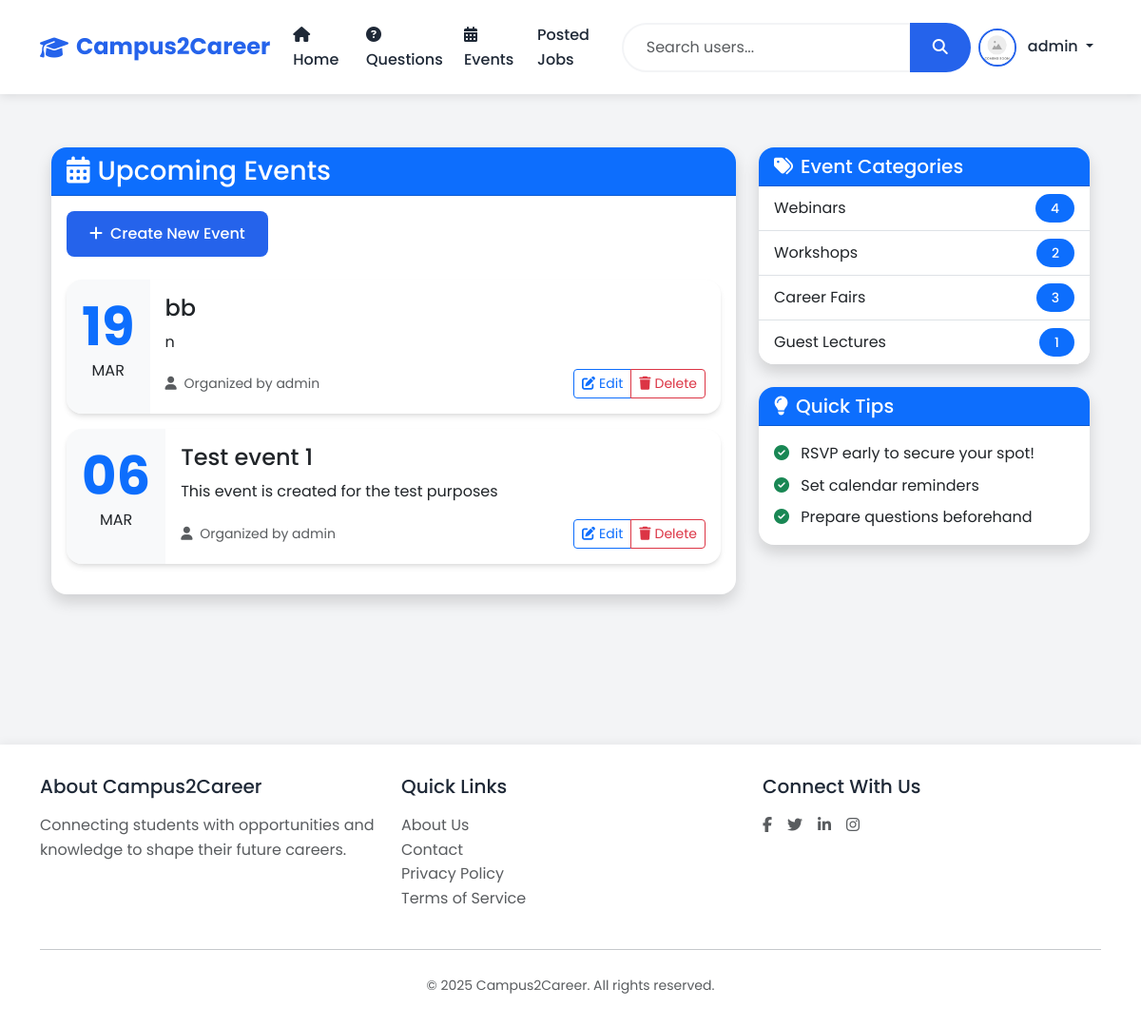
The app's page /events (signed in), older data.
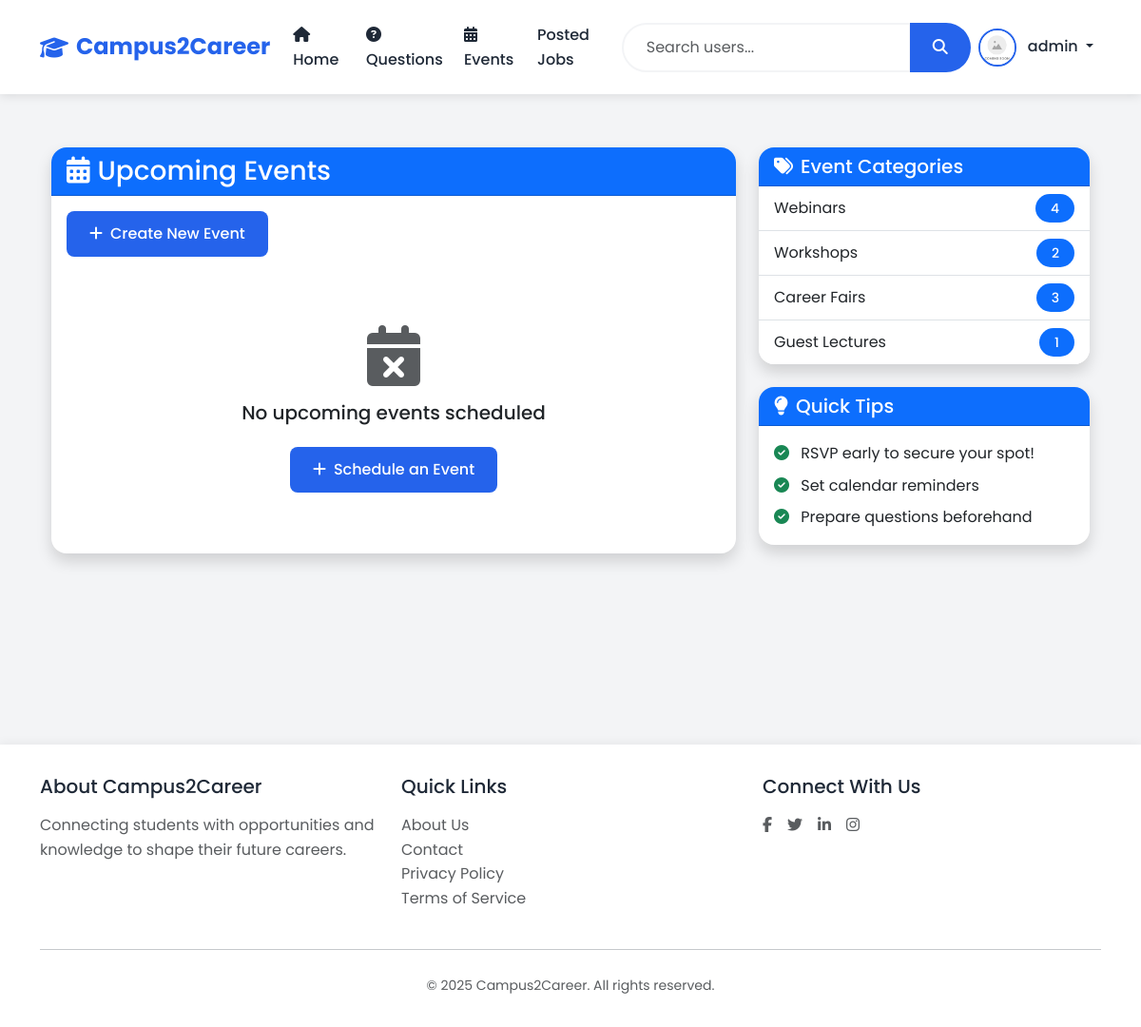
The same page, newer data.
### models.py (models this page shows, shortened)
class User(UserMixin, db.Model):
    id = db.Column(db.Integer, primary_key=True)
    username = db.Column(db.String(80), unique=True, nullable=False)
    email = db.Column(db.String(120), unique=True, nullable=False)
    password_hash = db.Column(db.String(128))
    role = db.Column(db.String(20), nullable=False)  # student, alumni, teacher, admin
    contact = db.Column(db.String(15))
    dob = db.Column(db.Date)
    course = db.Column(db.String(50))  # For students
    profile_image = db.Column(db.String(120), default='noimg.jpg')
    created_at = db.Column(db.DateTime, default=datetime.utcnow)
    questions = db.relationship('Question', backref='author', lazy=True)
    answers = db.relationship('Answer', backref='author', lazy=True)
    events = db.relationship('Event', backref='creator', lazy=True)
    jobs = db.relationship('Job', backref='poster', lazy=True)

class Event(db.Model):
    id = db.Column(db.Integer, primary_key=True)
    title = db.Column(db.String(200), nullable=False)
    description = db.Column(db.Text, nullable=False)
    date = db.Column(db.DateTime, nullable=False)
    created_at = db.Column(db.DateTime, default=datetime.utcnow)
    created_by = db.Column(db.Integer, db.ForeignKey('user.id'), nullable=False)

### app.py (the view)
@app.route('/events')
def events():
    events = Event.query.order_by(Event.date.desc()).all()
    return render_template('events/list.html', events=events)

### app.py (called while the page is built)
@login_manager.user_loader
def load_user(user_id):
    return User.query.get(int(user_id))

### templates/Events/list.html (shortened to what this page needs)
{% extends "base.html" %}
{% block content %}
<div class="container py-4">
    <div class="row">
        <div class="col-lg-8 mb-4">
            <div class="card shadow">
                <div class="card-header bg-primary text-white">
                    <h3 class="card-title mb-0">
                        <i class="fas fa-calendar-alt me-2"></i>Upcoming Events
                    </h3>
                </div>
                <div class="card-body">
                    {% if current_user.is_authenticated and (current_user.role == 'teacher' or current_user.role == 'admin') %}
                        <button class="btn btn-primary mb-4" data-bs-toggle="modal" data-bs-target="#createEventModal">
                            <i class="fas fa-plus me-2"></i>Create New Event
                        </button>
                    {% endif %}
                    {% if events %}
                        {% for event in events %}
                            <div class="card mb-3 event-card">
                                <div class="row g-0">
                                    <div class="col-auto p-3 text-center bg-light">
                                        <div class="display-4 fw-bold text-primary">{{ event.date.strftime('%d') }}</div>
                                        <div class="text-uppercase">{{ event.date.strftime('%b') }}</div>
                                    </div>
                                    <div class="col">
                                        <div class="card-body">
                                            <h4 class="card-title">{{ event.title }}</h4>
                                            <p class="card-text">{{ event.description }}</p>
                                            <div class="d-flex justify-content-between align-items-center">
                                                <small class="text-muted">
                                                    <i class="fas fa-user me-1"></i>
                                                    Organized by {{ event.creator.username }}
                                                </small>
                                                {% if current_user.is_authenticated and (current_user.id == event.created_by or current_user.role == 'admin') %}
                                                    <div class="btn-group">
                                                        <button class="btn btn-sm btn-outline-primary" onclick="editEvent('{{ event.id }}')">
                                                            <i class="fas fa-edit me-1"></i>Edit
                                                        </button>
                                                        <button class="btn btn-sm btn-outline-danger" onclick="deleteEvent('{{ event.id }}')">
                                                            <i class="fas fa-trash me-1"></i>Delete
                                                        </button>
                                                    </div>
                                                {% endif %}
                                            </div>
                                        </div>
                                    </div>
                                </div>
                            </div>
                        {% endfor %}
                    {% else %}
                        <div class="text-center py-5">
                            <i class="fas fa-calendar-times fa-4x text-muted mb-3"></i>
                            <h5>No upcoming events scheduled</h5>
                            {% if current_user.is_authenticated and (current_user.role == 'teacher' or current_user.role == 'admin') %}
                                <button class="btn btn-primary mt-3" data-bs-toggle="modal" data-bs-target="#createEventModal">
                                    <i class="fas fa-plus me-2"></i>Schedule an Event
                                </button>
                            {% endif %}
                        </div>
                    {% endif %}
                </div>
            </div>
        </div>
        <div class="col-lg-4">
            <div class="card shadow mb-4">
                <div class="card-header bg-primary text-white">
                    <h5 class="card-title mb-0">
                        <i class="fas fa-tags me-2"></i>Event Categories
                    </h5>
                </div>
                <div class="card-body p-0">
                    <div class="list-group list-group-flush">
                        <a href="#" class="list-group-item list-group-item-action d-flex justify-content-between align-items-center">
                            Webinars
                            <span class="badge bg-primary rounded-pill">4</span>
                        </a>
                        <a href="#" class="list-group-item list-group-item-action d-flex justify-content-between align-items-center">
                            Workshops
                            <span class="badge bg-primary rounded-pill">2</span>
                        </a>
                        <a href="#" class="list-group-item list-group-item-action d-flex justify-content-between align-items-center">
                            Career Fairs
                            <span class="badge bg-primary rounded-pill">3</span>
                        </a>
                        <a href="#" class="list-group-item list-group-item-action d-flex justify-content-between align-items-center">
                            Guest Lectures
                            <span class="badge bg-primary rounded-pill">1</span>
                        </a>
                    </div>
                </div>
            </div>
            <div class="card shadow">
                <div class="card-header bg-primary text-white">
                    <h5 class="card-title mb-0">
                        <i class="fas fa-lightbulb me-2"></i>Quick Tips
                    </h5>
                </div>
                <div class="card-body">
                    <ul class="list-unstyled mb-0">
                        <li class="mb-2">
                            <i class="fas fa-check-circle text-success me-2"></i>
                            RSVP early to secure your spot!
                        </li>
                        <li class="mb-2">
                            <i class="fas fa-check-circle text-success me-2"></i>
                            Set calendar reminders
                        </li>
                        <li>
                            <i class="fas fa-check-circle text-success me-2"></i>
                            Prepare questions beforehand
                        </li>
                    </ul>
                </div>
            </div>
        </div>
    </div>
</div>
{% endblock content %}

### templates/base.html (shortened to what this page needs)
<!DOCTYPE html>
<html lang="en">
<head>
    <link href="https://cdn.jsdelivr.net/npm/bootstrap@5.3.2/dist/css/bootstrap.min.css" rel="stylesheet">
    <link rel="stylesheet" href="https://cdnjs.cloudflare.com/ajax/libs/font-awesome/6.5.1/css/all.min.css">
</head>
<body>
    <nav class="navbar navbar-expand-lg">
        <div class="container">
            <a class="navbar-brand" href="{{ url_for('index') }}">
                <i class="fas fa-graduation-cap"></i>
                <span>Campus2Career</span>
            </a>
            <div class="collapse navbar-collapse" id="navbarNav">
                <ul class="navbar-nav me-auto">
                    <li class="nav-item">
                        <a class="nav-link" href="{{ url_for('index') }}">
                            <i class="fas fa-home me-1"></i> Home
                        </a>
                    </li>
                    <li class="nav-item">
                        <a class="nav-link" href="{{ url_for('questions') }}">
                            <i class="fas fa-question-circle me-1"></i> Questions
                        </a>
                    </li>
                    <li class="nav-item">
                        <a class="nav-link" href="{{ url_for('events') }}">
                            <i class="fas fa-calendar-alt me-1"></i> Events
                        </a>
                    </li>
                    <li class="nav-item">
                        <a class="nav-link" href="{{ url_for('job_listings') }}">Posted Jobs</a>
                    </li>
                </ul>
                <form class="d-flex mx-auto" id="searchForm" method="GET" action="{{ url_for('search_users') }}">
                    <div class="input-group">
                        <input type="search" class="form-control search-input" name="q" placeholder="Search users..." aria-label="Search">
                        <button class="btn search-btn" type="submit">
                            <i class="fas fa-search"></i>
                        </button>
                    </div>
                </form>
                <ul class="navbar-nav ms-auto">
                    {% if current_user.is_authenticated %}
                        <li class="nav-item dropdown">
                            <a class="nav-link dropdown-toggle" href="#" id="userDropdown" role="button" data-bs-toggle="dropdown">
                                <img src="{{ current_user.profile_image or '@@default.png' }}" alt="Profile" class="profile-img me-2" />
                                {{ current_user.username }}
                            </a>
                        </li>
                    {% endif %}
                </ul>
            </div>
        </div>
    </nav>
    <div class="main-content">
        <div class="container">
            {% block content %}{% endblock %}
        </div>
    </div>
    <footer class="footer">
        <div class="container">
            <div class="row">
                <div class="col-md-4">
                    <h5 class="mb-3">About Campus2Career</h5>
                    <p class="text-muted">Connecting students with opportunities and knowledge to shape their future careers.</p>
                </div>
                <div class="col-md-4">
                    <h5 class="mb-3">Quick Links</h5>
                    <ul class="list-unstyled">
                        <li><a href="{{ url_for('about') }}" class="text-decoration-none text-muted">About Us</a></li>
                        <li><a href="{{ url_for('contact') }}" class="text-decoration-none text-muted">Contact</a></li>
                        <li><a href="#" class="text-decoration-none text-muted">Privacy Policy</a></li>
                        <li><a href="#" class="text-decoration-none text-muted">Terms of Service</a></li>
                    </ul>
                </div>
                <div class="col-md-4">
                    <h5 class="mb-3">Connect With Us</h5>
                    <div class="d-flex gap-3">
                        <a href="#" class="text-decoration-none text-muted"><i class="fab fa-facebook-f"></i></a>
                        <a href="#" class="text-decoration-none text-muted"><i class="fab fa-twitter"></i></a>
                        <a href="#" class="text-decoration-none text-muted"><i class="fab fa-linkedin-in"></i></a>
                        <a href="#" class="text-decoration-none text-muted"><i class="fab fa-instagram"></i></a>
                    </div>
                </div>
            </div>
            <hr class="my-4">
            <div class="text-center text-muted">
                <small>&copy; 2025 Campus2Career. All rights reserved.</small>
            </div>
        </div>
    </footer>
</body>
</html>

### templates/base.html (style rules this page uses)
:root { --primary-color: #2563eb; --secondary-color: #1e40af; --accent-color: #3b82f6; --text-color: #1f2937; --light-bg: #f3f4f6; --white: #ffffff; }
body { font-family: 'Poppins', sans-serif; background: var(--light-bg); color: var(--text-color); min-height: 100vh; line-height: 1.6; }
.navbar { background: var(--white); box-shadow: 0 2px 10px rgba(0,0,0,0.1); padding: 1rem 0; position: sticky; top: 0; z-index: 1000; }
.navbar-brand { font-size: 1.5rem; font-weight: 700; color: var(--primary-color) !important; display: flex; align-items: center; gap: 0.5rem; }
.nav-link { color: var(--text-color) !important; font-weight: 500; padding: 0.5rem 1rem; border-radius: 0.5rem; transition: all 0.3s ease; }
.card { border: none; border-radius: 1rem; box-shadow: 0 4px 6px -1px rgba(0, 0, 0, 0.1), 0 2px 4px -1px rgba(0, 0, 0, 0.06); transition: all 0.3s ease; background: var(--white); overflow: hidden; }
.btn-primary { background: var(--primary-color); border: none; padding: 0.75rem 1.5rem; border-radius: 0.5rem; font-weight: 500; transition: all 0.3s ease; }
.profile-img { width: 40px; height: 40px; border-radius: 50%; object-fit: cover; border: 2px solid var(--primary-color); transition: all 0.3s ease; }
.footer { background: var(--white); color: var(--text-color); padding: 2rem 0; margin-top: 4rem; box-shadow: 0 -2px 10px rgba(0,0,0,0.05); }
.main-content { padding: 2rem 0; min-height: calc(100vh - 180px); }
.badge { padding: 0.5rem 1rem; border-radius: 2rem; font-weight: 500; font-size: 0.875rem; }
.search-input { border-radius: 2rem 0 0 2rem; border: 2px solid var(--light-bg); padding: 0.75rem 1.5rem; transition: all 0.3s ease; }
.search-btn { border-radius: 0 2rem 2rem 0; border: none; background: var(--primary-color); color: var(--white); padding: 0.75rem 1.5rem; transition: all 0.3s ease; }

Row changes from the older to the newer data that the page shows:
removed Event: date "19", date "MAR", title "bb", description "n", creator.username "admin"
removed Event: date "06", date "MAR", title "Test event 1", description "This event is created for the test purposes", creator.username "admin"
Text that changed along with them:
text now shown: "No upcoming events scheduled Schedule an Event"
